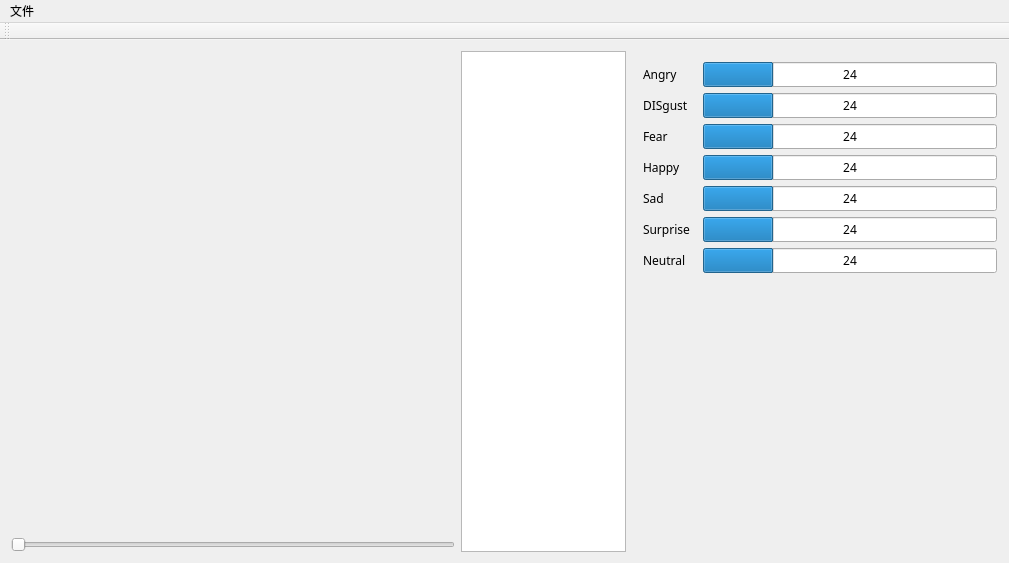
<?xml version="1.0" encoding="UTF-8"?>
<ui version="4.0">
 <class>develop10Class</class>
 <widget class="QMainWindow" name="develop10Class">
  <property name="geometry">
   <rect>
    <x>0</x>
    <y>0</y>
    <width>1009</width>
    <height>563</height>
   </rect>
  </property>
  <property name="windowTitle">
   <string>develop10</string>
  </property>
  <widget class="QWidget" name="centralWidget">
   <layout class="QHBoxLayout" name="horizontalLayout_8">
    <item>
     <layout class="QVBoxLayout" name="verticalLayout_2">
      <item>
       <widget class="Screen" name="SCREEN" native="true"/>
      </item>
      <item>
       <widget class="MySlider" name="Slider">
        <property name="orientation">
         <enum>Qt::Horizontal</enum>
        </property>
       </widget>
      </item>
     </layout>
    </item>
    <item>
     <widget class="QListWidget" name="SnapList">
      <property name="sizePolicy">
       <sizepolicy hsizetype="Preferred" vsizetype="Expanding">
        <horstretch>0</horstretch>
        <verstretch>0</verstretch>
       </sizepolicy>
      </property>
      <property name="maximumSize">
       <size>
        <width>165</width>
        <height>16777215</height>
       </size>
      </property>
     </widget>
    </item>
    <item>
     <widget class="QWidget" name="widget" native="true">
      <property name="sizePolicy">
       <sizepolicy hsizetype="Maximum" vsizetype="Preferred">
        <horstretch>0</horstretch>
        <verstretch>0</verstretch>
       </sizepolicy>
      </property>
      <property name="maximumSize">
       <size>
        <width>354</width>
        <height>16777215</height>
       </size>
      </property>
      <layout class="QVBoxLayout" name="verticalLayout">
       <property name="sizeConstraint">
        <enum>QLayout::SetMinAndMaxSize</enum>
       </property>
       <property name="rightMargin">
        <number>1</number>
       </property>
       <item>
        <layout class="QHBoxLayout" name="horizontalLayout_7">
         <item>
          <widget class="QLabel" name="label">
           <property name="sizePolicy">
            <sizepolicy hsizetype="Fixed" vsizetype="Preferred">
             <horstretch>0</horstretch>
             <verstretch>0</verstretch>
            </sizepolicy>
           </property>
           <property name="minimumSize">
            <size>
             <width>54</width>
             <height>0</height>
            </size>
           </property>
           <property name="sizeIncrement">
            <size>
             <width>0</width>
             <height>0</height>
            </size>
           </property>
           <property name="baseSize">
            <size>
             <width>0</width>
             <height>0</height>
            </size>
           </property>
           <property name="font">
            <font>
             <family>Microsoft YaHei</family>
            </font>
           </property>
           <property name="text">
            <string>Angry</string>
           </property>
          </widget>
         </item>
         <item>
          <widget class="QProgressBar" name="progressBar0">
           <property name="sizePolicy">
            <sizepolicy hsizetype="Fixed" vsizetype="Fixed">
             <horstretch>0</horstretch>
             <verstretch>0</verstretch>
            </sizepolicy>
           </property>
           <property name="maximumSize">
            <size>
             <width>300</width>
             <height>16777215</height>
            </size>
           </property>
           <property name="font">
            <font>
             <family>Microsoft YaHei</family>
            </font>
           </property>
           <property name="value">
            <number>24</number>
           </property>
           <property name="format">
            <string>%v</string>
           </property>
          </widget>
         </item>
        </layout>
       </item>
       <item>
        <layout class="QHBoxLayout" name="horizontalLayout_6">
         <item>
          <widget class="QLabel" name="label_2">
           <property name="minimumSize">
            <size>
             <width>54</width>
             <height>0</height>
            </size>
           </property>
           <property name="font">
            <font>
             <family>Microsoft YaHei</family>
            </font>
           </property>
           <property name="text">
            <string>DISgust</string>
           </property>
          </widget>
         </item>
         <item>
          <widget class="QProgressBar" name="progressBar1">
           <property name="maximumSize">
            <size>
             <width>300</width>
             <height>16777215</height>
            </size>
           </property>
           <property name="font">
            <font>
             <family>Microsoft YaHei</family>
            </font>
           </property>
           <property name="value">
            <number>24</number>
           </property>
           <property name="format">
            <string>%v</string>
           </property>
          </widget>
         </item>
        </layout>
       </item>
       <item>
        <layout class="QHBoxLayout" name="horizontalLayout_5">
         <item>
          <widget class="QLabel" name="label_3">
           <property name="minimumSize">
            <size>
             <width>54</width>
             <height>0</height>
            </size>
           </property>
           <property name="font">
            <font>
             <family>Microsoft YaHei</family>
            </font>
           </property>
           <property name="text">
            <string>Fear</string>
           </property>
          </widget>
         </item>
         <item>
          <widget class="QProgressBar" name="progressBar2">
           <property name="maximumSize">
            <size>
             <width>300</width>
             <height>16777215</height>
            </size>
           </property>
           <property name="font">
            <font>
             <family>Microsoft YaHei</family>
            </font>
           </property>
           <property name="value">
            <number>24</number>
           </property>
           <property name="format">
            <string>%v</string>
           </property>
          </widget>
         </item>
        </layout>
       </item>
       <item>
        <layout class="QHBoxLayout" name="horizontalLayout_4">
         <item>
          <widget class="QLabel" name="label_4">
           <property name="minimumSize">
            <size>
             <width>54</width>
             <height>0</height>
            </size>
           </property>
           <property name="font">
            <font>
             <family>Microsoft YaHei</family>
            </font>
           </property>
           <property name="text">
            <string>Happy</string>
           </property>
          </widget>
         </item>
         <item>
          <widget class="QProgressBar" name="progressBar3">
           <property name="maximumSize">
            <size>
             <width>300</width>
             <height>16777215</height>
            </size>
           </property>
           <property name="font">
            <font>
             <family>Microsoft YaHei</family>
            </font>
           </property>
           <property name="value">
            <number>24</number>
           </property>
           <property name="format">
            <string>%v</string>
           </property>
          </widget>
         </item>
        </layout>
       </item>
       <item>
        <layout class="QHBoxLayout" name="horizontalLayout_3">
         <item>
          <widget class="QLabel" name="label_5">
           <property name="minimumSize">
            <size>
             <width>54</width>
             <height>0</height>
            </size>
           </property>
           <property name="font">
            <font>
             <family>Microsoft YaHei</family>
            </font>
           </property>
           <property name="text">
            <string>Sad</string>
           </property>
          </widget>
         </item>
         <item>
          <widget class="QProgressBar" name="progressBar4">
           <property name="maximumSize">
            <size>
             <width>300</width>
             <height>16777215</height>
            </size>
           </property>
           <property name="font">
            <font>
             <family>Microsoft YaHei</family>
            </font>
           </property>
           <property name="value">
            <number>24</number>
           </property>
           <property name="format">
            <string>%v</string>
           </property>
          </widget>
         </item>
        </layout>
       </item>
       <item>
        <layout class="QHBoxLayout" name="horizontalLayout_2">
         <item>
          <widget class="QLabel" name="label_6">
           <property name="enabled">
            <bool>true</bool>
           </property>
           <property name="sizePolicy">
            <sizepolicy hsizetype="Fixed" vsizetype="Preferred">
             <horstretch>0</horstretch>
             <verstretch>0</verstretch>
            </sizepolicy>
           </property>
           <property name="minimumSize">
            <size>
             <width>54</width>
             <height>0</height>
            </size>
           </property>
           <property name="font">
            <font>
             <family>Microsoft YaHei</family>
            </font>
           </property>
           <property name="text">
            <string>Surprise</string>
           </property>
          </widget>
         </item>
         <item>
          <widget class="QProgressBar" name="progressBar5">
           <property name="maximumSize">
            <size>
             <width>300</width>
             <height>16777215</height>
            </size>
           </property>
           <property name="font">
            <font>
             <family>Microsoft YaHei</family>
            </font>
           </property>
           <property name="value">
            <number>24</number>
           </property>
           <property name="format">
            <string>%v</string>
           </property>
          </widget>
         </item>
        </layout>
       </item>
       <item>
        <layout class="QHBoxLayout" name="horizontalLayout">
         <item>
          <widget class="QLabel" name="label_7">
           <property name="minimumSize">
            <size>
             <width>54</width>
             <height>0</height>
            </size>
           </property>
           <property name="font">
            <font>
             <family>Microsoft YaHei</family>
            </font>
           </property>
           <property name="text">
            <string>Neutral</string>
           </property>
          </widget>
         </item>
         <item>
          <widget class="QProgressBar" name="progressBar6">
           <property name="maximumSize">
            <size>
             <width>300</width>
             <height>16777215</height>
            </size>
           </property>
           <property name="font">
            <font>
             <family>Microsoft YaHei</family>
            </font>
           </property>
           <property name="value">
            <number>24</number>
           </property>
           <property name="format">
            <string>%v</string>
           </property>
          </widget>
         </item>
        </layout>
       </item>
       <item>
        <spacer name="horizontalSpacer">
         <property name="orientation">
          <enum>Qt::Horizontal</enum>
         </property>
         <property name="sizeType">
          <enum>QSizePolicy::Maximum</enum>
         </property>
         <property name="sizeHint" stdset="0">
          <size>
           <width>354</width>
           <height>20</height>
          </size>
         </property>
        </spacer>
       </item>
       <item>
        <widget class="paintMap" name="HotMap" native="true">
         <property name="sizePolicy">
          <sizepolicy hsizetype="Maximum" vsizetype="Expanding">
           <horstretch>0</horstretch>
           <verstretch>0</verstretch>
          </sizepolicy>
         </property>
         <property name="minimumSize">
          <size>
           <width>344</width>
           <height>200</height>
          </size>
         </property>
        </widget>
       </item>
       <item>
        <spacer name="verticalSpacer">
         <property name="orientation">
          <enum>Qt::Vertical</enum>
         </property>
         <property name="sizeHint" stdset="0">
          <size>
           <width>20</width>
           <height>40</height>
          </size>
         </property>
        </spacer>
       </item>
      </layout>
     </widget>
    </item>
   </layout>
  </widget>
  <widget class="QMenuBar" name="menuBar">
   <property name="geometry">
    <rect>
     <x>0</x>
     <y>0</y>
     <width>1009</width>
     <height>26</height>
    </rect>
   </property>
   <widget class="QMenu" name="menu">
    <property name="title">
     <string>文件</string>
    </property>
    <addaction name="File_camera"/>
    <addaction name="File_Video"/>
    <addaction name="File_Image"/>
   </widget>
   <addaction name="menu"/>
  </widget>
  <widget class="QToolBar" name="mainToolBar">
   <attribute name="toolBarArea">
    <enum>TopToolBarArea</enum>
   </attribute>
   <attribute name="toolBarBreak">
    <bool>false</bool>
   </attribute>
  </widget>
  <action name="File_camera">
   <property name="text">
    <string>摄像头</string>
   </property>
  </action>
  <action name="File_Video">
   <property name="text">
    <string>视频</string>
   </property>
  </action>
  <action name="File_Image">
   <property name="text">
    <string>图片</string>
   </property>
  </action>
 </widget>
 <layoutdefault spacing="6" margin="11"/>
 <customwidgets>
  <customwidget>
   <class>Screen</class>
   <extends>QWidget</extends>
   <header location="global">Screen.h</header>
   <container>1</container>
  </customwidget>
  <customwidget>
   <class>paintMap</class>
   <extends>QWidget</extends>
   <header location="global">paintMap.h</header>
   <container>1</container>
  </customwidget>
  <customwidget>
   <class>MySlider</class>
   <extends>QSlider</extends>
   <header location="global">myslider.h</header>
  </customwidget>
 </customwidgets>
 <resources>
  <include location="develop10.qrc"/>
 </resources>
 <connections/>
</ui>
